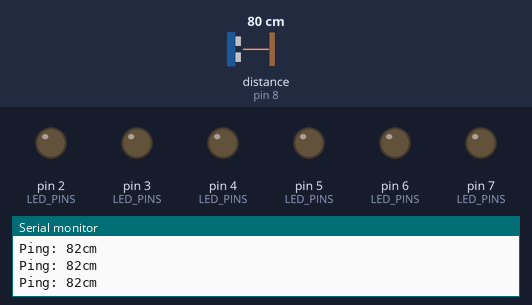
Simulated run of this sketch. Board: Arduino Uno, built with avr-gcc and run on an emulated ATmega328P. Parts: output pins drawn as LEDs (lit = HIGH), the last lines printed to the serial monitor. Wiring (inferred from the names in the program): ultrasonic range finder: trigger pin 9; echo pin 8. Inputs (shaded band) come from the test bench; at power-on: distance to the obstacle (sensor on pin 8) 80 cm. The echo pulse lasts 58.3 µs per cm; pins used as bus, display or sensor lines are not drawn.

Above: at 1.2 s.
1.3 s: distance to the obstacle (sensor on pin 8) set to 31 cm
2.8 s: distance to the obstacle (sensor on pin 8) set to 27 cm
At 4.0 s:
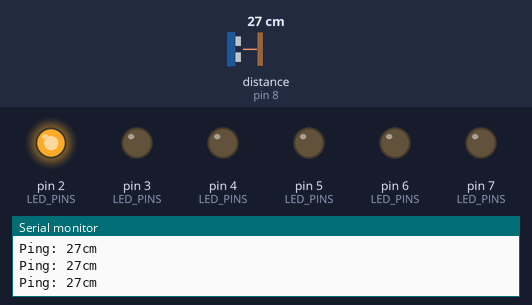
4.3 s: distance to the obstacle (sensor on pin 8) set to 22 cm
At 5.2 s:
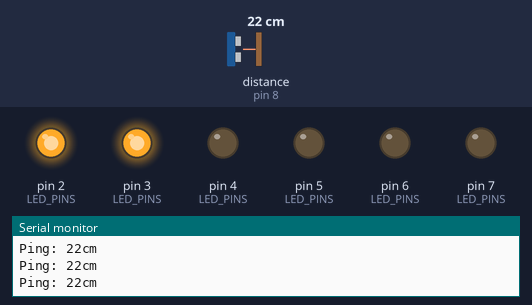
5.8 s: distance to the obstacle (sensor on pin 8) set to 17 cm
At 6.7 s:
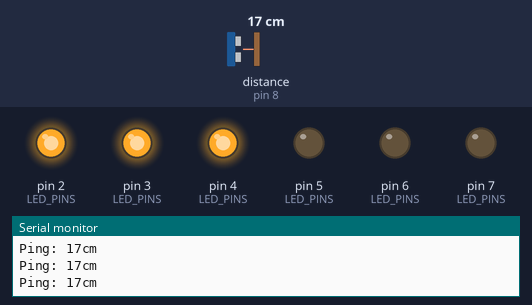
7.3 s: distance to the obstacle (sensor on pin 8) set to 2 cm
At 7.9 s:
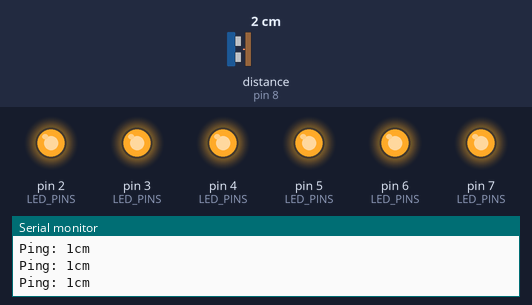
8.8 s: distance to the obstacle (sensor on pin 8) set to 18 cm
At 9.3 s:
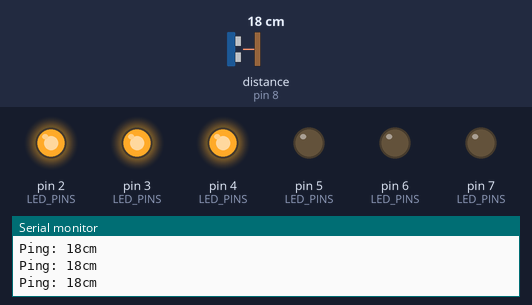
Timing chart, 0 to 11.3 s (numbered marks = the images above; inputs shaded):
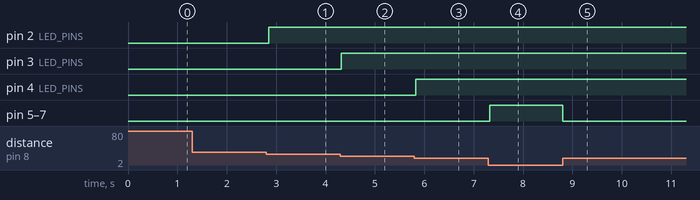

The sketch:

8_ultrasonic_leds.ino
```cpp
#include "Ultrasonic.h"
#include "LedLine.h"

const int TRIGGER_PIN = 9;
const int ECHO_PIN = 8;
const unsigned MAX_DISTANCE = 200;
const int LED_PINS[] = {2, 3, 4, 5, 6, 7};
const int LEDS_NUM = 6;
const int CM_PER_LED = 5;

const unsigned LED_MASKS[] = {63, 31, 15, 7, 3, 1};


Ultrasonic sonar(TRIGGER_PIN, ECHO_PIN, MAX_DISTANCE);
LedLine leds(LEDS_NUM, LED_PINS);

void setup() {
  Serial.begin(115200);
  sonar.init();
  leds.init();
}

void loop() {
  delay(50);
  unsigned distCm = sonar.ping();
  Serial.print("Ping: ");
  Serial.print(distCm);
  Serial.println("cm");

  if (distCm > 0)
  {
    int num = distCm / CM_PER_LED;

    if (num < LEDS_NUM)
    {
      leds.setLeds(LED_MASKS[num]);
    }
    else
    {
      leds.setLeds(0);
    }
  }
  else
  {
    leds.setLeds(0);
  }
}
```

Measured:
- the behaviour switches between 30 and 29 cm on distance to the obstacle (sensor on pin 8) (found by bisection; images 0 and 1)
- the behaviour switches between 25 and 24 cm on distance to the obstacle (sensor on pin 8) (found by bisection; images 1 and 2)
- the behaviour switches between 20 and 19 cm on distance to the obstacle (sensor on pin 8) (found by bisection; images 2 and 3)
- after the input at 2.8 s, pin 2 (LED_PINS): LOW → HIGH after 0.05 s
- after the input at 4.3 s, pin 3 (LED_PINS): LOW → HIGH at once
- after the input at 5.8 s, pin 4 (LED_PINS): LOW → HIGH at once
- after the input at 7.3 s, pin 5 (LED_PINS), pin 6 (LED_PINS), pin 7 (LED_PINS): LOW → HIGH at once
- after the input at 8.8 s, pin 5 (LED_PINS), pin 6 (LED_PINS), pin 7 (LED_PINS): HIGH → LOW at once
